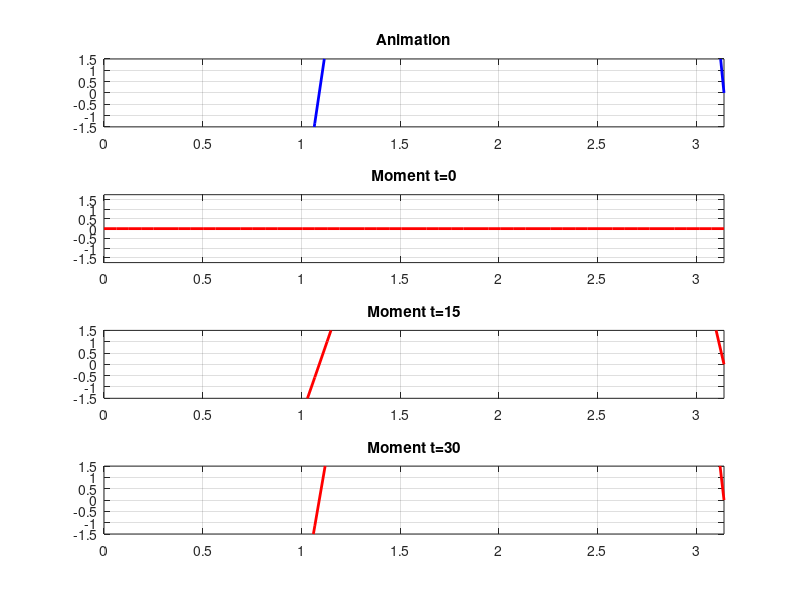

This chart was generated by the following MATLAB code:
function stringfourier
    clc
    %definirane na promenlivite zadadeni po uslovie
    L=pi;
    a=1;
    tmax=35;
    x=0:L/50:L;
    t=0:tmax/100:tmax;
    % Izchertavane trepteneto na strunata
    for i=1:length(t)
        subplot(4,1,1);
        plot(x,fourier(x,t(i)),'b' ,'LineWidth' ,2)
	    title('Animation')
        axis([0 L -1.5 1.5])
        grid on
        %  Izchertavane na grafikata v moment t=0 
         subplot(4,1,2)
        plot(x,fourier(x,0),'r' ,'LineWidth' ,2)
        title('Moment t=0')
        axis([0 L -1.75 1.75])
        grid on
        % Izchertavane na grafikata v moment t=15
         subplot(4,1,3)
        plot(x,fourier(x,15),'r' ,'LineWidth' ,2)
        title('Moment t=15')
        axis([0 L -1.5 1.5])
        grid on
        % Izchertavane na grafikata v moment t=30
         subplot(4,1,4)
        plot(x,fourier(x,30),'r' ,'LineWidth' ,2)
        title('Moment t=30')
        axis([0 L -1.5 1.5])
        grid on
        M(i)=getframe;
    end
    movie(M,10)
% Definirane na funkciqta na furie
    function y=fourier(x,t)
        y=0;
        for k=1:28
             Xk=cos((2*k+1)*pi*x/(2*L));
             Tk=A(k)*cos(a*(2*k+1)*pi*t/(2*L))+B(k)*sin(a*(2*k+1)*pi*t/(2*L));
            y=y+Xk.*Tk;
            a=A(k)
            b=B(k)
        end
    end
 
    %definirane na koeficientite
    function y=A(k)
        Xk=cos((2*k+1)*pi*x/(2*L));
        y=2*trapz(x,phi(x).*Xk)/L;
    end
 
    function y=B(k)
        Xk=cos((2*k+1)*pi*x/(2*L));
        y=4*trapz(x,psi(x).*Xk)/(a*(2*k+1)*pi);
    end
    % Definirane na funkciqta na phi
    function y=phi(x)
        for j=1:length(x)
                y(j)=cos(x(j)/2);
        end
    end
    % Definirane na funkciqta na psi
    function y=psi(x)
        y=x.*sin(x);
    end
end
